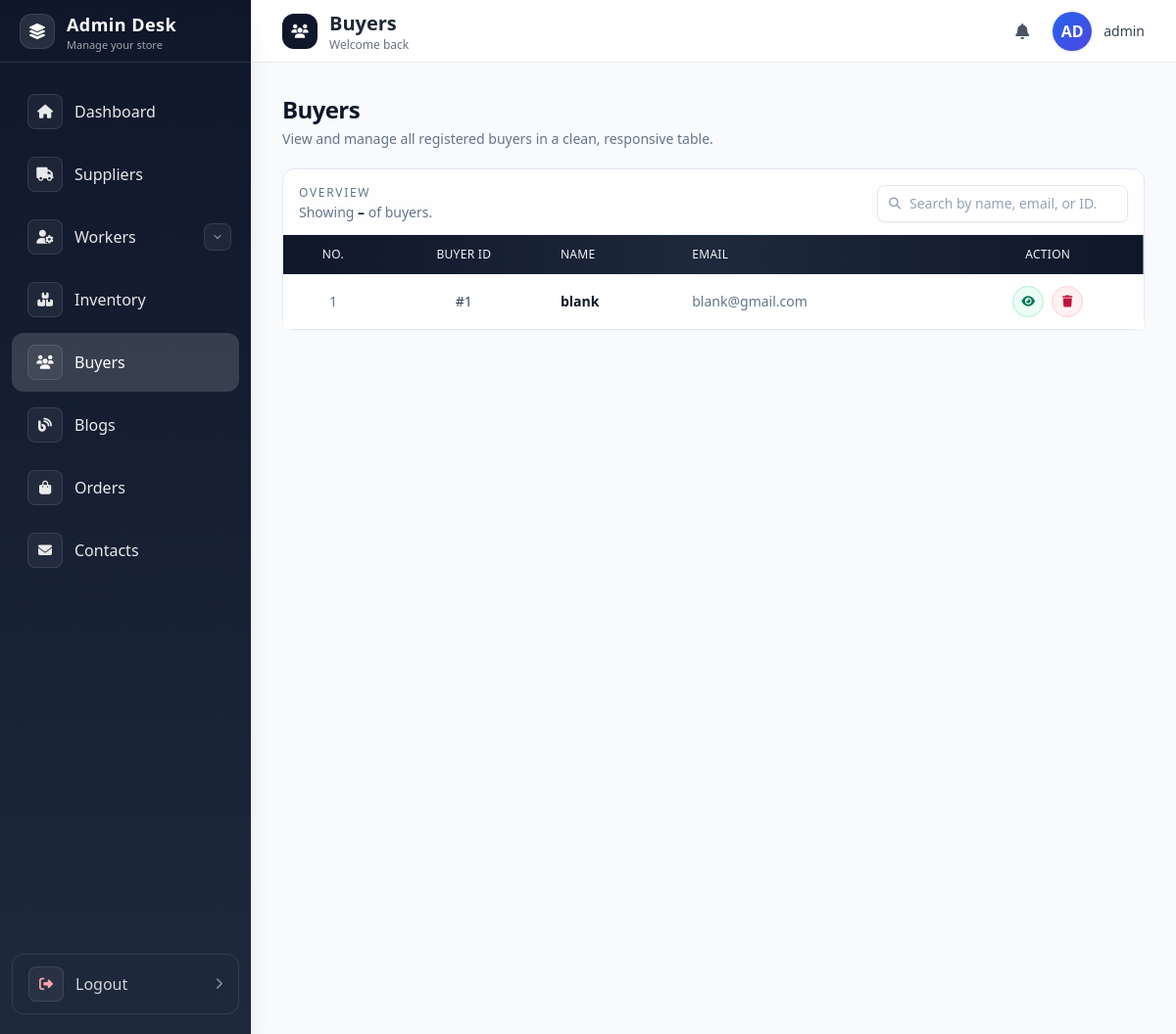
Page /admin_panel/auth_buyers/ (signed in) on the committed database.
### buyers/models.py (models this page shows, shortened)
class Buyer(models.Model):
    name = models.CharField(max_length=100)
    email = models.EmailField(unique=True)
    password = models.CharField(max_length=255)
    address = models.TextField(blank=True, null=True)
    city = models.CharField(max_length=50, blank=True, null=True)
    state = models.CharField(max_length=50, blank=True, null=True)
    pincode = models.CharField(max_length=10, blank=True, null=True)
    phone = models.CharField(max_length=15, null=True, blank=True)
    profile_image = models.ImageField(upload_to="buyers/", blank=True, null=True)
    gender = models.CharField(max_length=10, blank=True, null=True)

### admin_panel/views.py (the view)
# urls.py: path('auth_buyers/',auth_buyers,name='auth_buyers'),
@never_cache
@login_required(login_url='auth_login')
def auth_buyers(request):
    buyers = Buyer.objects.all().order_by('-id')
    context = {
        'buyers': buyers
    }
    return render(request, 'auth_buyers.html', context)

### buyers/context_processors.py (called while the page is built)
def current_buyer(request) -> Dict[str, Optional[Buyer]]:
    buyer_id = request.session.get("buyer_id")
    buyer = None
    if buyer_id:
        try:
            buyer = Buyer.objects.get(id=buyer_id)
        except Buyer.DoesNotExist:
            buyer = None
    return {"current_buyer": buyer}

### admin_panel/templates/auth_buyers.html (shortened to what this page needs)
{% extends "base.html" %}
{% block admin_dash %}
<main class="p-4 sm:p-6 lg:p-8 bg-slate-50 min-h-screen">
    <div class="flex flex-col sm:flex-row sm:items-center sm:justify-between gap-3 mb-5">
        <div>
            <h1 class="text-2xl font-semibold text-slate-900 tracking-tight">
                Buyers
            </h1>
            <p class="mt-1 text-sm text-slate-500">
                View and manage all registered buyers in a clean, responsive table.
            </p>
        </div>
    </div>
    <section
        class="mt-5 rounded-xl border border-slate-200 bg-white/80 backdrop-blur-sm shadow-sm shadow-slate-100">
        <div class="flex flex-col gap-3 px-4 pt-4 pb-3 sm:flex-row sm:items-center sm:justify-between">
            <div class="space-y-0.5">
                <p class="text-xs font-medium uppercase tracking-[0.14em] text-slate-500">
                    Overview
                </p>
                <p class="text-sm text-slate-500">
                    Showing
                    <span class="font-semibold text-slate-900">
                        {{ buyers.start_index }}–{{ buyers.end_index }}
                    </span>
                    of
                    buyers.
                </p>
            </div>
            <div class="w-full sm:w-auto">
                <label class="relative block">
                    <span class="pointer-events-none absolute inset-y-0 left-3 flex items-center text-slate-400">
                    </span>
                    <input
                        id="buyerSearch"
                        type="text"
                        placeholder="Search by name, email, or ID…"
                        class="w-full sm:w-64 rounded-lg border border-slate-200 bg-white px-8 py-2 text-xs sm:text-sm
                               text-slate-700 placeholder:text-slate-400 shadow-sm
                               focus:border-slate-400 focus:outline-none focus:ring-2 focus:ring-slate-500/50">
                </label>
            </div>
        </div>
        <div class="overflow-x-auto border-t border-slate-100">
            <table class="min-w-full text-left text-sm text-slate-700">
                <thead
                    class="bg-gradient-to-r from-slate-900 via-slate-800 to-slate-900 text-xs uppercase tracking-wide text-slate-100">
                    <tr>
                        <th class="px-4 py-3 font-medium text-center">No.</th>
                        <th class="px-4 py-3 font-medium text-center">Buyer ID</th>
                        <th class="px-4 py-3 font-medium">Name</th>
                        <th class="px-4 py-3 font-medium">Email</th>
                        <th class="px-4 py-3 font-medium text-center">Action</th>
                    </tr>
                </thead>
                <tbody class="divide-y divide-slate-100 bg-white">
                    {% for buyer in buyers %}
                    <tr class="hover:bg-slate-50/80 transition-colors">
                        <td class="px-4 py-3 align-middle text-xs sm:text-sm text-slate-500 text-center">
                            {{ forloop.counter }}
                        </td>
                        <td class="px-4 py-3 align-middle text-xs sm:text-sm font-medium text-slate-700 text-center">
                            #{{ buyer.id }}
                        </td>
                        <td class="px-4 py-3 align-middle text-sm font-semibold text-slate-900">
                            {{ buyer.name }}
                        </td>
                        <td class="px-4 py-3 align-middle text-xs sm:text-sm text-slate-500 whitespace-nowrap">
                            {{ buyer.email }}
                        </td>
                        <td class="px-4 py-3 align-middle text-center">
                            <div class="inline-flex items-center justify-center gap-2">
                                <button
                                    onclick="openViewModal(
                                        '{{ buyer.id }}',
                                        '{{ buyer.name }}',
                                        '{{ buyer.email }}'
                                    )"
                                    class="inline-flex h-8 w-8 items-center justify-center rounded-full border border-emerald-200 bg-emerald-50 text-emerald-700 hover:bg-emerald-100 hover:border-emerald-300 transition"
                                    title="View">
                                    <i class="fa-solid fa-eye text-xs"></i>
                                </button>
                                <button
                                    onclick="openDeleteModal('{% url 'delete_buyer' buyer.id %}')"
                                    class="inline-flex h-8 w-8 items-center justify-center rounded-full border border-rose-200 bg-rose-50 text-rose-700 hover:bg-rose-100 hover:border-rose-300 transition"
                                    title="Delete">
                                    <i class="fa-solid fa-trash text-xs"></i>
                                </button>
                            </div>
                        </td>
                    </tr>
                    {% endfor %}
                </tbody>
            </table>
        </div>
    </section>
</main>
{% endblock admin_dash %}

### admin_panel/templates/base.html (shortened to what this page needs)
{% load static %}
<!DOCTYPE html>
<html lang="en">
<head>
    <script src="https://cdn.tailwindcss.com"></script>
    <link rel="stylesheet" href="https://cdnjs.cloudflare.com/ajax/libs/font-awesome/6.4.0/css/all.min.css">
</head>
<body class="bg-gray-50 text-gray-800">
    <aside id="sidebar" class="fixed top-0 left-0 z-40 h-screen w-64 bg-gradient-to-b from-slate-900 to-slate-800 shadow-xl transition-transform duration-300 ease-in-out -translate-x-full lg:translate-x-0">
        <div class="flex h-16 items-center justify-between px-5 border-b border-white/10">
            <a href="{% url 'auth_dashboard' %}" class="flex items-center gap-3">
                <div class="h-9 w-9 rounded-xl bg-white/10 border border-white/10 flex items-center justify-center">
                    <i class="fa-solid fa-layer-group text-white"></i>
                </div>
                <div class="leading-tight">
                    <h1 class="text-lg font-bold text-white tracking-wide">Admin Desk</h1>
                    <p class="text-[11px] text-white/60">Manage your store</p>
                </div>
            </a>
        </div>
        <nav class="mt-5 px-3 space-y-1 overflow-y-auto h-[calc(100vh-8rem)] pb-6">
    <a href="{% url 'auth_dashboard' %}"
       class="nav-link group flex items-center gap-3 px-4 py-3 rounded-xl text-white/90 hover:text-white hover:bg-white/10 transition">
        <span class="h-9 w-9 rounded-lg bg-white/5 border border-white/10 flex items-center justify-center group-hover:bg-white/10 transition">
            <i class="fas fa-home text-sm"></i>
        </span>
        <span class="font-medium">Dashboard</span>
    </a>
    <a href="{% url 'auth_suppliers' %}"
       class="nav-link group flex items-center gap-3 px-4 py-3 rounded-xl text-white/90 hover:text-white hover:bg-white/10 transition">
        <span class="h-9 w-9 rounded-lg bg-white/5 border border-white/10 flex items-center justify-center group-hover:bg-white/10 transition">
            <i class="fa-solid fa-truck text-sm"></i>
        </span>
        <span class="font-medium">Suppliers</span>
    </a>
    <div class="relative">
        <a href="{% url 'auth_workers' %}"
           class="nav-link flex items-center gap-3 px-4 py-3 rounded-xl text-white/90 hover:text-white hover:bg-white/10 transition">
            <span class="h-9 w-9 rounded-lg bg-white/5 border border-white/10 flex items-center justify-center group-hover:bg-white/10 transition">
                <i class="fa-solid fa-user-gear text-sm"></i>
            </span>
            <span class="font-medium">Workers</span>
        </a>
        <button id="workersNavDropdownToggle" class="absolute inset-y-0 right-2 my-auto h-7 w-7 rounded-lg bg-white/5 border border-white/10 text-white/80 hover:text-white">
            <svg id="workersNavChevronBtn" class="h-3 w-3 transition-transform duration-200 mx-auto" viewBox="0 0 24 24" fill="none" xmlns="http://www.w3.org/2000/svg">
                <path d="M6 9l6 6 6-6" stroke="currentColor" stroke-width="2" stroke-linecap="round" stroke-linejoin="round"/>
            </svg>
        </button>
    </div>
    <a href="{% url 'auth_inventory' %}"
       class="nav-link group flex items-center gap-3 px-4 py-3 rounded-xl text-white/90 hover:text-white hover:bg-white/10 transition">
        <span class="h-9 w-9 rounded-lg bg-white/5 border border-white/10 flex items-center justify-center group-hover:bg-white/10 transition">
            <i class="fa-solid fa-boxes-stacked text-sm"></i>
        </span>
        <span class="font-medium">Inventory</span>
    </a>
    <a href="{% url 'auth_buyers' %}"
       class="nav-link group flex items-center gap-3 px-4 py-3 rounded-xl text-white/90 hover:text-white hover:bg-white/10 transition">
        <span class="h-9 w-9 rounded-lg bg-white/5 border border-white/10 flex items-center justify-center group-hover:bg-white/10 transition">
            <i class="fa-solid fa-users text-sm"></i>
        </span>
        <span class="font-medium">Buyers</span>
    </a>
    <a href="{% url 'auth_blogs' %}"
       class="nav-link group flex items-center gap-3 px-4 py-3 rounded-xl text-white/90 hover:text-white hover:bg-white/10 transition">
        <span class="h-9 w-9 rounded-lg bg-white/5 border border-white/10 flex items-center justify-center group-hover:bg-white/10 transition">
            <i class="fa-solid fa-blog text-sm"></i>
        </span>
        <span class="font-medium">Blogs</span>
    </a>
    <a href="{% url 'auth_order' %}"
       class="nav-link group flex items-center gap-3 px-4 py-3 rounded-xl text-white/90 hover:text-white hover:bg-white/10 transition">
        <span class="h-9 w-9 rounded-lg bg-white/5 border border-white/10 flex items-center justify-center group-hover:bg-white/10 transition">
            <i class="fa-solid fa-bag-shopping text-sm"></i>
        </span>
        <span class="font-medium">Orders</span>
    </a>
    <a href="{% url 'auth_contacts' %}"
       class="nav-link group flex items-center gap-3 px-4 py-3 rounded-xl text-white/90 hover:text-white hover:bg-white/10 transition">
        <span class="h-9 w-9 rounded-lg bg-white/5 border border-white/10 flex items-center justify-center group-hover:bg-white/10 transition">
            <i class="fa-solid fa-envelope text-sm"></i>
        </span>
        <span class="font-medium">Contacts</span>
    </a>
</nav>
        <div class="absolute bottom-5 left-0 right-0 px-3">
            <a href="{% url 'auth_logout' %}"
               class="group flex items-center justify-between gap-3 px-4 py-3 text-white/80 hover:text-white hover:bg-white/10 rounded-xl w-full transition-colors border border-white/10">
                <span class="flex items-center gap-3">
                    <span class="h-9 w-9 rounded-lg bg-white/5 border border-white/10 flex items-center justify-center">
                        <i class="fas fa-right-from-bracket text-sm text-rose-300"></i>
                    </span>
                    <span class="font-medium">Logout</span>
                </span>
                <i class="fa-solid fa-chevron-right text-xs text-white/50 group-hover:text-white/80 transition"></i>
            </a>
        </div>
    </aside>
    <div class="lg:ml-64">
        <header class="sticky top-0 z-20 bg-white/90 backdrop-blur border-b border-gray-200 h-16">
            <div class="flex items-center justify-between h-full px-4 sm:px-6 lg:px-8">
                <div class="flex items-center gap-4">
                    <div class="flex items-center gap-3">
                        <span class="hidden sm:inline-flex h-9 w-9 rounded-xl bg-slate-900 text-white items-center justify-center">
                            <i id="pageIcon" class="fa-solid fa-gauge-high text-sm"></i>
                        </span>
                        <div>
                            <h2 id="pageTitle" class="text-lg sm:text-xl font-semibold text-gray-800 leading-tight">Dashboard</h2>
                            <p class="hidden sm:block text-xs text-gray-500 leading-tight">Welcome back</p>
                        </div>
                    </div>
                </div>
                <div class="flex items-center gap-3 sm:gap-4">
                    <button class="relative p-2 text-gray-600 hover:text-gray-900 hover:bg-gray-100 rounded-full transition-colors focus:outline-none focus:ring-2 focus:ring-slate-200">
                        <i class="fas fa-bell"></i>
                    </button>
                    <div class="flex items-center gap-2 sm:gap-3">
                        <div class="w-8 h-8 sm:w-10 sm:h-10 bg-gradient-to-br from-blue-600 to-indigo-600 rounded-full flex items-center justify-center text-white font-semibold text-sm sm:text-base shadow">
                            {% if request.user.is_authenticated %}
                                {% if request.user.first_name or request.user.last_name %}
                                    {{ request.user.first_name|default:''|slice:":1" }}{{ request.user.last_name|default:''|slice:":1" }}
                                {% else %}
                                    {{ request.user.username|slice:":2"|upper }}
                                {% endif %}
                            {% else %}
                                GU
                            {% endif %}
                        </div>
                        <span class="hidden sm:block text-sm font-medium text-gray-700">
                            {% if request.user.is_authenticated %}
                                {% if request.user.get_full_name %}
                                    {{ request.user.get_full_name }}
                                {% else %}
                                    {{ request.user.username }}
                                {% endif %}
                            {% else %}
                                Guest
                            {% endif %}
                        </span>
                    </div>
                </div>
            </div>
        </header>
        {% block admin_dash %}
        {% endblock admin_dash %}
    </div>
</body>
</html>

### admin_panel/templates/base.html (style rules this page uses)
html, body { max-width: 100%; overflow-x: hidden; }
main { max-width: 100vw; overflow-x: hidden; }
.lg\:ml-64 { max-width: 100vw; }

### rows in the picture
Buyer: id "1", name "blank", email "blank@gmail.com"

### other values in the picture
{{ request.user.username|slice:":2"|upper }} "AD"
{{ request.user.username }} "admin"
